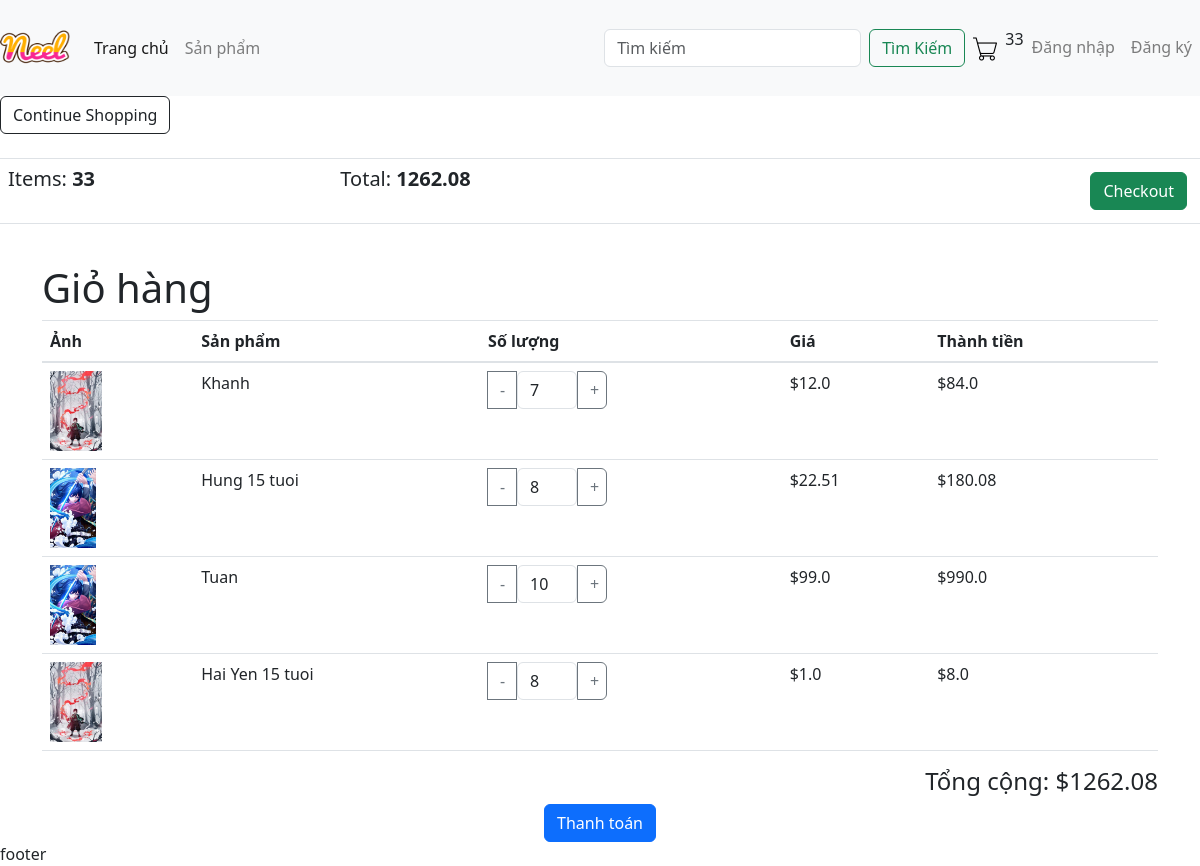
The page /cart/ (signed in) on the database as committed earlier.
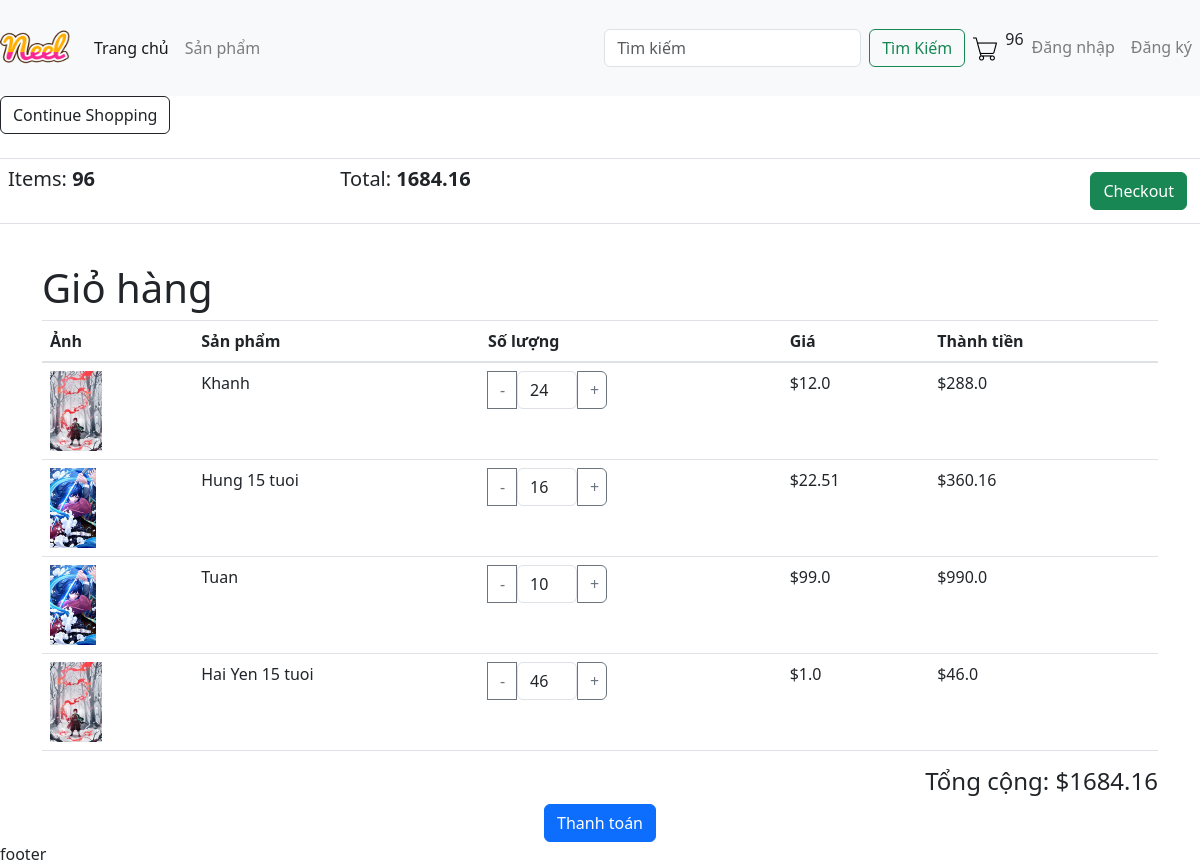
The same page on the database as committed later.
### app/models.py (models this page shows, shortened)
class Order(models.Model):
    customer = models.ForeignKey(Customer, on_delete=models.SET_NULL, null=True, blank=True)
    date_order = models.DateTimeField(auto_now_add=True)
    complete = models.BooleanField(default=False, null=True, blank=False)
    transaction_id = models.CharField(max_length=200, null=True)
    @property
    def get_cart_item(self):
        orderitems = self.orderitem_set.all()
        total = sum([item.quantity for item in orderitems])
        return total
    @property
    def get_cart_total(self):
        orderitems = self.orderitem_set.all()
        total = sum([item.get_total for item in orderitems])
        return total

class OrderItem(models.Model):
    product = models.ForeignKey(Product, on_delete=models.SET_NULL, null=True, blank=True)
    order = models.ForeignKey(Order, on_delete=models.SET_NULL, null=True, blank=True)
    quantity = models.IntegerField(default=0, null=True, blank=True)
    date_added = models.DateTimeField(auto_now_add=True)
    @property
    def get_total(self):
        total = self.product.price * self.quantity
        return total

class Product(models.Model):
    name = models.CharField(max_length=200, null=True)
    price = models.FloatField()
    describe = models.CharField(max_length=300, null=True)
    digital = models.BooleanField(default=False, null=True, blank=False)
    image = models.ImageField(null=True, blank=True)
    @property
    def ImageURL(self):
        try:
            url = self.image.url
        except:
            url = ''
        return url

### app/views.py (the view)
# urls.py: path('cart/', views.cart, name="cart"),
def cart(request):
    if request.user.is_authenticated:
        customer = request.user.customer
        order, created = Order.objects.get_or_create(customer=customer, complete=False)
        items = order.orderitem_set.all()
        for item in items:
            item.total = item.product.price * item.quantity
    else:
        order = None
        items = []
    context = {'items': items, 'order': order}
    return render(request,'app/cart.html', context)

### app/templates/app/cart.html
{% extends 'app/base.html' %}
{% load static %}
{% block cart_content %}
<div class="row">
	<div class="col-lg-12">
		<div class="box-element">
			<a  class="btn btn-outline-dark" href="{% url 'home' %}"> Continue Shopping</a>
			<br>
			<br>
			<table class="table">
				<tr>
					<th><h5>Items: <strong>{{order.get_cart_item}}</strong></h5></th>
					<th><h5>Total:<strong> {{order.get_cart_total}}</strong></h5></th>
					<th>
						<a  style="float:right; margin:5px;" class="btn btn-success" href="{% url 'checkout' %}">Checkout</a>
					</th>
				</tr>
			</table>
		</div>
		<br>
		<div class="container">
			<h1>Giỏ hàng</h1>
			<table class="table">
			  <thead>
				<tr>
				  <th>Ảnh</th>
				  <th>Sản phẩm</th>
				  <th>Số lượng</th>
				  <th>Giá</th>
				  <th>Thành tiền</th>
				</tr>
			  </thead>
			  <tbody>
				{% for item in items %}
				<tr>
				  <td> <img style="height: 80px; width: auto;" src="{{item.product.ImageURL}}"/> </td>
				  <td>{{item.product.name}}</td>
				  <td>
					<div class="input-group">
						<div class="input-group-append">
						  <button data-product={{item.product.id}} data-action = "remove" style="width:30px;" class="btn btn-outline-secondary update-btn" type="button">-</button>
						  <input style="width:60px;" type="number" class="form-control" value="{{item.quantity}}" min="1">
						  <button data-product={{item.product.id}} data-action = "add"  style="width:30px;" class="btn btn-outline-secondary update-btn" type="button">+</button>
						</div>
					  </div>
				  </td>
				  <td>${{item.product.price}}</td>
				  <td>${{ item.total }}</td>
				</tr>
				{% endfor %}
			  </tbody>
			</table>
			<div class="text-right">
			  <h4>Tổng cộng: ${{order.get_cart_total}}</h4>
			</div>
			<div class="text-center">
			  <button class="btn btn-primary">Thanh toán</button>
			</div>
		  </div>
	</div>
</div>
{% endblock cart_content %}

### app/templates/app/base.html (shortened to what this page needs)
{% load static %}
<!DOCTYPE html>
<html>
    <head>
        <link rel="stylesheet" href="{%static 'app/css/style.css' %}">
        <link rel="stylesheet" href="{%static 'app/css/all.min.css' %}">
        <link rel="stylesheet" href="{%static 'app/css/owl.carousel.css' %}">
        <link rel="stylesheet" href="{%static 'app/css/bootstrap.min.css' %}">
        <link rel="stylesheet" href="https://stackpath.bootstrapcdn.com/bootstrap/4.5.2/css/bootstrap.min.css">
        <link href="https://cdn.jsdelivr.net/npm/bootstrap@5.3.0/dist/css/bootstrap.min.css" rel="stylesheet">
    </head>
    <body>
        <nav class="navbar navbar-expand-lg navbar-light bg-light">
          <a class="navbar-brand" href="{% url 'home' %}">
            <img src="{% static 'app/images/Neel.png'%}" width="70" height="70"/>
          </a>
          <div class="collapse navbar-collapse" id="navbarNav">
            <ul class="navbar-nav mr-auto">
              <li class="nav-item active">
                <a class="nav-link" href="{% url 'home' %}">Trang chủ</a>
              </li>
              <li class="nav-item">
                <a class="nav-link" href="#">Sản phẩm</a>
              </li>
            </ul>
            <form class="form-inline my-2 my-lg-0">
              <input class="form-control mr-sm-2" type="search" placeholder="Tìm kiếm" aria-label="Tìm kiếm">
              <button class="btn btn-outline-success my-2 my-sm-0" type="submit">Tìm Kiếm</button>
            </form>
            <ul class="navbar-nav">
              <li class="nav-item">
                <a class="nav-link" href="{% url 'cart' %}">
                  <img  src="{% static 'app/images/shopping-cart.png'%}" width="24" height="24"/>
                </a>
              </li>
              <p>{{order.get_cart_item}}</p>
              <li class="nav-item">
                <a class="nav-link" href="#">Đăng nhập</a>
              </li>
              <li class="nav-item">
                <a class="nav-link" href="{% url 'register' %}">Đăng ký</a>
              </li>
            </ul>
          </div>
        </nav>
          {% block cart_content %}
          {% endblock cart_content %}
          <footer>footer</foter>
    </body>
</html>

Rows that differ between the two databases and show on the page:
changed through a linked row, Order: get_cart_item "33" → "96"; get_cart_total "1262.08" → "1684.16"
changed OrderItem "Khanh": quantity "7" → "24"; total "84.0" → "288.0"
changed OrderItem "Hung 15 tuoi": quantity "8" → "16"; total "180.08" → "360.16"
changed OrderItem "Hai Yen 15 tuoi": quantity "8" → "46"; total "8.0" → "46.0"
